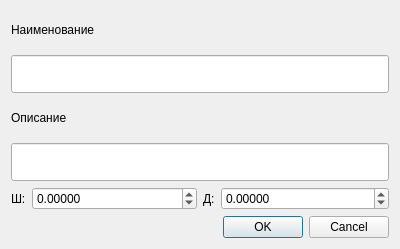
<?xml version="1.0" encoding="UTF-8"?>
<ui version="4.0">
 <class>EditPointDialog</class>
 <widget class="QDialog" name="EditPointDialog">
  <property name="windowModality">
   <enum>Qt::NonModal</enum>
  </property>
  <property name="geometry">
   <rect>
    <x>0</x>
    <y>0</y>
    <width>400</width>
    <height>249</height>
   </rect>
  </property>
  <property name="sizePolicy">
   <sizepolicy hsizetype="Preferred" vsizetype="Preferred">
    <horstretch>0</horstretch>
    <verstretch>0</verstretch>
   </sizepolicy>
  </property>
  <property name="minimumSize">
   <size>
    <width>400</width>
    <height>249</height>
   </size>
  </property>
  <property name="maximumSize">
   <size>
    <width>16777215</width>
    <height>16777215</height>
   </size>
  </property>
  <property name="modal">
   <bool>true</bool>
  </property>
  <layout class="QVBoxLayout" name="verticalLayout_3">
   <property name="sizeConstraint">
    <enum>QLayout::SetDefaultConstraint</enum>
   </property>
   <item>
    <layout class="QVBoxLayout" name="verticalLayout">
     <item>
      <widget class="QLabel" name="nameLabel">
       <property name="text">
        <string>Наименование</string>
       </property>
      </widget>
     </item>
     <item>
      <widget class="QLineEdit" name="nameLineEdit">
       <property name="sizePolicy">
        <sizepolicy hsizetype="Expanding" vsizetype="Preferred">
         <horstretch>0</horstretch>
         <verstretch>0</verstretch>
        </sizepolicy>
       </property>
       <property name="maxLength">
        <number>128</number>
       </property>
      </widget>
     </item>
    </layout>
   </item>
   <item>
    <layout class="QVBoxLayout" name="verticalLayout_2">
     <item>
      <widget class="QLabel" name="descLabel">
       <property name="text">
        <string>Описание</string>
       </property>
      </widget>
     </item>
     <item>
      <widget class="QLineEdit" name="descLineEdit">
       <property name="sizePolicy">
        <sizepolicy hsizetype="Expanding" vsizetype="Preferred">
         <horstretch>0</horstretch>
         <verstretch>0</verstretch>
        </sizepolicy>
       </property>
       <property name="maxLength">
        <number>128</number>
       </property>
      </widget>
     </item>
    </layout>
   </item>
   <item>
    <layout class="QHBoxLayout" name="horizontalLayout_4">
     <item>
      <layout class="QHBoxLayout" name="horizontalLayout_2">
       <item>
        <widget class="QLabel" name="latLabel">
         <property name="text">
          <string>Ш:</string>
         </property>
        </widget>
       </item>
       <item>
        <widget class="QDoubleSpinBox" name="latSpinBox">
         <property name="sizePolicy">
          <sizepolicy hsizetype="Expanding" vsizetype="Fixed">
           <horstretch>0</horstretch>
           <verstretch>0</verstretch>
          </sizepolicy>
         </property>
         <property name="decimals">
          <number>5</number>
         </property>
         <property name="minimum">
          <double>-90.000000000000000</double>
         </property>
         <property name="maximum">
          <double>90.000000000000000</double>
         </property>
        </widget>
       </item>
      </layout>
     </item>
     <item>
      <layout class="QHBoxLayout" name="horizontalLayout_3">
       <item>
        <widget class="QLabel" name="lonLabel">
         <property name="text">
          <string>Д:</string>
         </property>
        </widget>
       </item>
       <item>
        <widget class="QDoubleSpinBox" name="lonSpinBox">
         <property name="sizePolicy">
          <sizepolicy hsizetype="Expanding" vsizetype="Fixed">
           <horstretch>0</horstretch>
           <verstretch>0</verstretch>
          </sizepolicy>
         </property>
         <property name="decimals">
          <number>5</number>
         </property>
         <property name="minimum">
          <double>-180.000000000000000</double>
         </property>
         <property name="maximum">
          <double>180.000000000000000</double>
         </property>
        </widget>
       </item>
      </layout>
     </item>
    </layout>
   </item>
   <item>
    <widget class="QDialogButtonBox" name="buttonBox">
     <property name="orientation">
      <enum>Qt::Horizontal</enum>
     </property>
     <property name="standardButtons">
      <set>QDialogButtonBox::Cancel|QDialogButtonBox::Ok</set>
     </property>
    </widget>
   </item>
  </layout>
 </widget>
 <resources/>
 <connections>
  <connection>
   <sender>buttonBox</sender>
   <signal>accepted()</signal>
   <receiver>EditPointDialog</receiver>
   <slot>accept()</slot>
   <hints>
    <hint type="sourcelabel">
     <x>248</x>
     <y>254</y>
    </hint>
    <hint type="destinationlabel">
     <x>157</x>
     <y>274</y>
    </hint>
   </hints>
  </connection>
  <connection>
   <sender>buttonBox</sender>
   <signal>rejected()</signal>
   <receiver>EditPointDialog</receiver>
   <slot>reject()</slot>
   <hints>
    <hint type="sourcelabel">
     <x>316</x>
     <y>260</y>
    </hint>
    <hint type="destinationlabel">
     <x>286</x>
     <y>274</y>
    </hint>
   </hints>
  </connection>
 </connections>
</ui>
